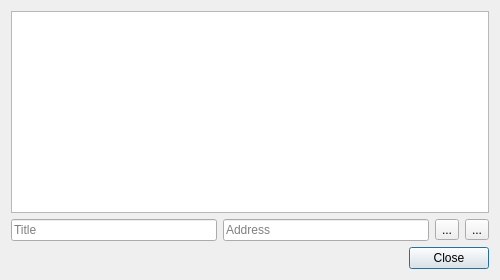
<?xml version="1.0" encoding="UTF-8"?>
<ui version="4.0">
 <class>Storage</class>
 <widget class="QDialog" name="Storage">
  <property name="geometry">
   <rect>
    <x>0</x>
    <y>0</y>
    <width>500</width>
    <height>280</height>
   </rect>
  </property>
  <property name="windowTitle">
   <string>Storage management</string>
  </property>
  <layout class="QVBoxLayout" name="verticalLayout">
   <item>
    <widget class="QTableView" name="tableView">
     <property name="selectionBehavior">
      <enum>QAbstractItemView::SelectRows</enum>
     </property>
    </widget>
   </item>
   <item>
    <layout class="QHBoxLayout" name="horizontalLayout">
     <item>
      <widget class="QLineEdit" name="Txt_Title">
       <property name="placeholderText">
        <string>Title</string>
       </property>
      </widget>
     </item>
     <item>
      <widget class="QLineEdit" name="Txt_Address">
       <property name="placeholderText">
        <string>Address</string>
       </property>
      </widget>
     </item>
     <item>
      <widget class="QToolButton" name="TButton_Add">
       <property name="toolTip">
        <string>Add new storage</string>
       </property>
       <property name="text">
        <string>...</string>
       </property>
       <property name="icon">
        <iconset theme="list-add" resource="../resource.qrc">
         <normaloff>:/images/list-add.png</normaloff>:/images/list-add.png</iconset>
       </property>
      </widget>
     </item>
     <item>
      <widget class="QToolButton" name="TButton_Remove">
       <property name="toolTip">
        <string>Delete selected storage</string>
       </property>
       <property name="text">
        <string>...</string>
       </property>
       <property name="icon">
        <iconset theme="list-remove" resource="../resource.qrc">
         <normaloff>:/images/list-remove.png</normaloff>:/images/list-remove.png</iconset>
       </property>
      </widget>
     </item>
    </layout>
   </item>
   <item>
    <widget class="QDialogButtonBox" name="buttonBox">
     <property name="orientation">
      <enum>Qt::Horizontal</enum>
     </property>
     <property name="standardButtons">
      <set>QDialogButtonBox::Close</set>
     </property>
    </widget>
   </item>
  </layout>
 </widget>
 <resources>
  <include location="../resource.qrc"/>
 </resources>
 <connections>
  <connection>
   <sender>buttonBox</sender>
   <signal>accepted()</signal>
   <receiver>Storage</receiver>
   <slot>accept()</slot>
   <hints>
    <hint type="sourcelabel">
     <x>248</x>
     <y>254</y>
    </hint>
    <hint type="destinationlabel">
     <x>157</x>
     <y>274</y>
    </hint>
   </hints>
  </connection>
  <connection>
   <sender>buttonBox</sender>
   <signal>rejected()</signal>
   <receiver>Storage</receiver>
   <slot>reject()</slot>
   <hints>
    <hint type="sourcelabel">
     <x>316</x>
     <y>260</y>
    </hint>
    <hint type="destinationlabel">
     <x>286</x>
     <y>274</y>
    </hint>
   </hints>
  </connection>
 </connections>
</ui>
